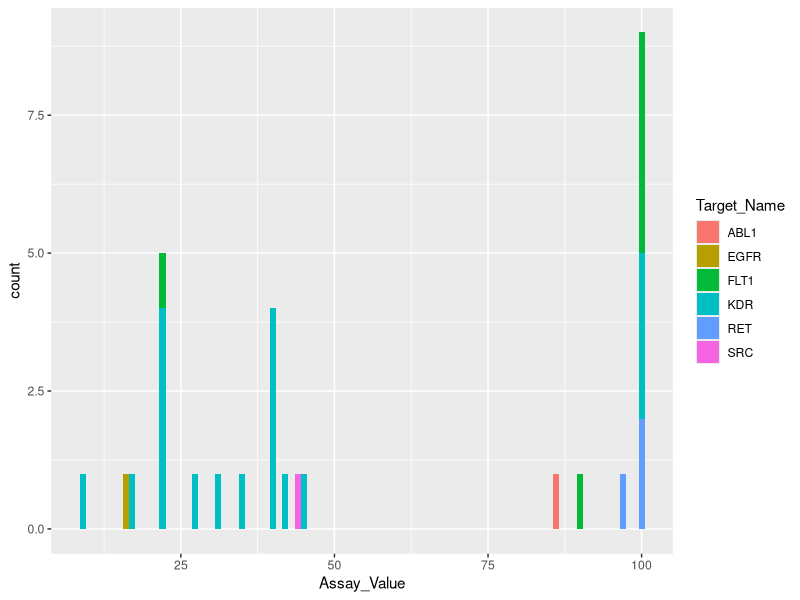

The R source for this figure:
## ---- chunk 1
knitr::opts_chunk$set(echo = TRUE)
library(dplyr)
library(ggplot2)
library(here)
## ---- chunk 2
#read in our data file
#which contains drug-target relationships, specified by the assay value (such as an IC50) describing the strength between the drug and target
fullDrugTargetFile<-read.table(here("data", "Targetome_Evidence_TIPS_101017.txt"), header = TRUE, sep="\t")
head(fullDrugTargetFile)

#let's see what drugs we have
drugNames<-fullDrugTargetFile %>%
  select(Drug) %>%
  distinct() %>%
  arrange(Drug)

#137 total drugs here
drugNames
## ---- chunk 3
#say we are interested in 1 drug -> vandetanib
#let's pull all the targets and take al ook
vandetanibTargets<-fullDrugTargetFile %>%
  filter(Drug=="Vandetanib")
head(vandetanibTargets)

#low IC50 means stronger target relationships
#let's filter to all the targets that had a reported IC50<=100
vandetanib_under100M<-vandetanibTargets %>%
  filter(Assay_Type=="IC50" & Assay_Relation=="=" & Assay_Value<=100) %>%
  arrange(Target_Name, Assay_Value) %>%
  distinct()
vandetanib_under100M

## ---- chunk 4

#make a quick barplot, no frills
#show the different targets for this drug
#fill color by target so we can get a nice overview
barPlot<-vandetanib_under100M %>%
  group_by(Drug, Target_Name) %>%
  ggplot(aes(x=Assay_Value, fill=Target_Name), color="black") +
  geom_bar(width=1)
barPlot

